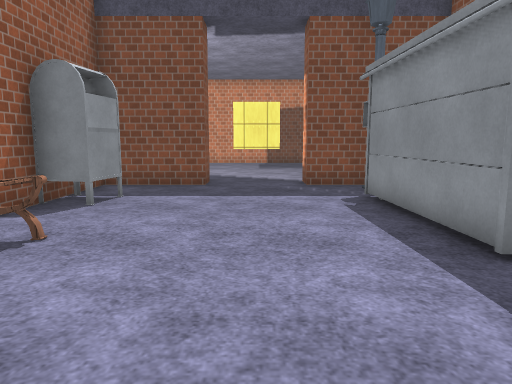
[1] (above)

16 first-person views from a walk through a scene from a Unity 3-D project. The camera is 1.3 m above the floor, tilts 8° down and sees 70° across. The floor is counted in squares, 1 m on a side. Each view is taken from the middle of a square. On the plan, view 1 faces up. The plan holds only what a view shows up to about 15 squares ahead; the rest is blank. The place goes on beyond the plan. The player is left out. Some surface patterns are stand-ins.

[2]
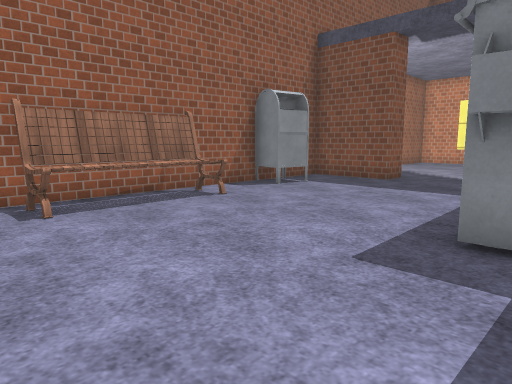

[3]
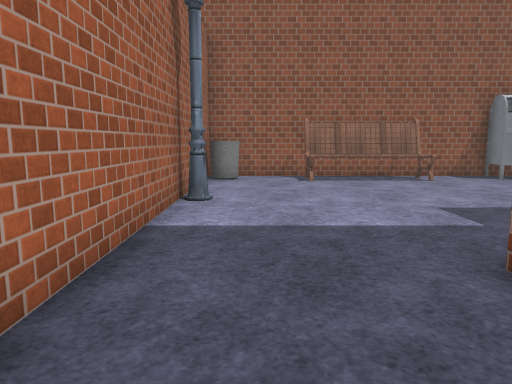

[4]
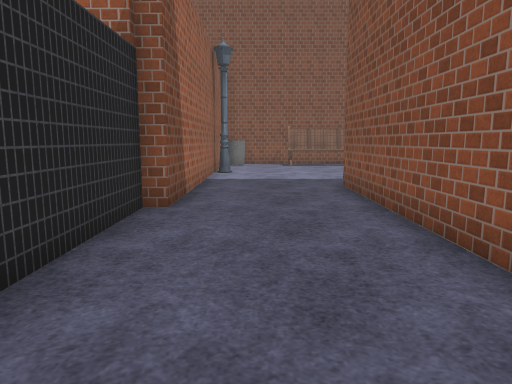

[5]
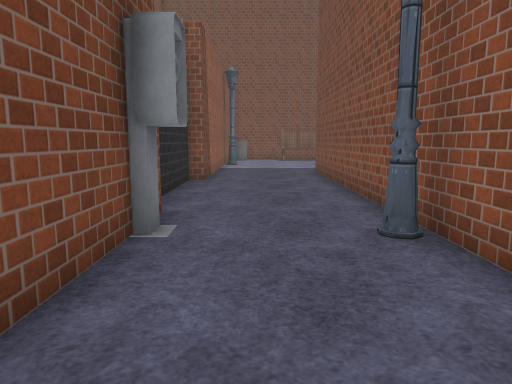

[6]
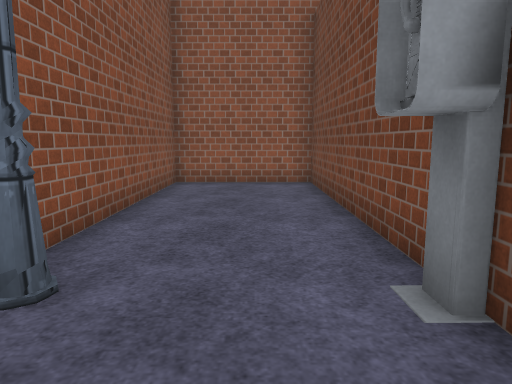

[7]
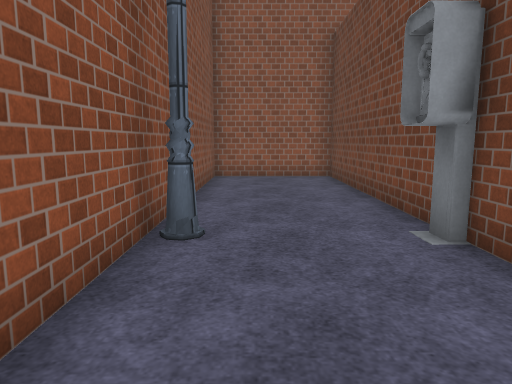

[8]
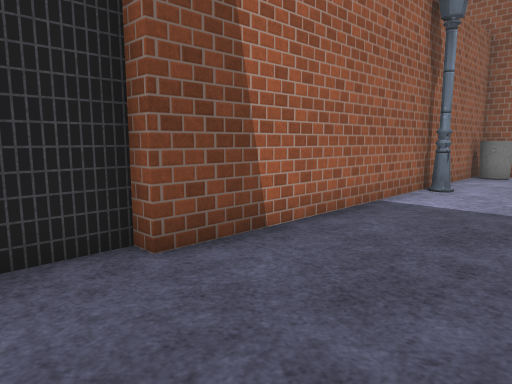

[9]
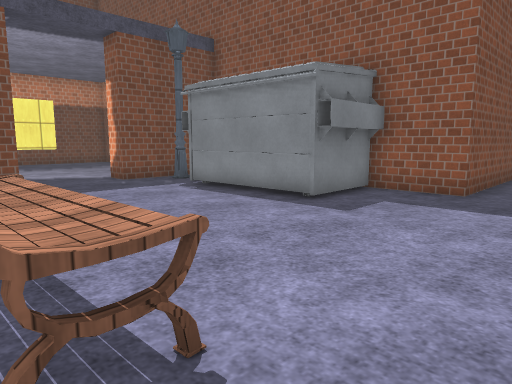

[10]
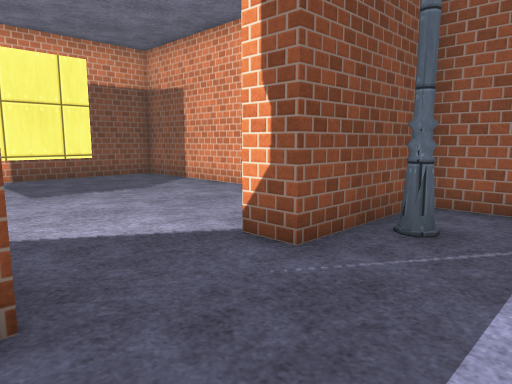

[11]
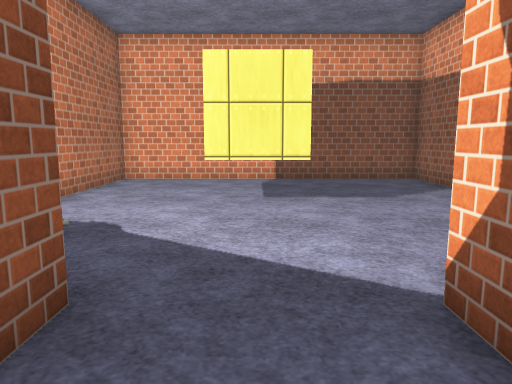

[12]
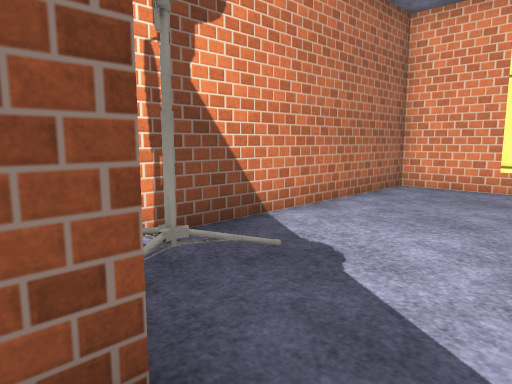

[13]
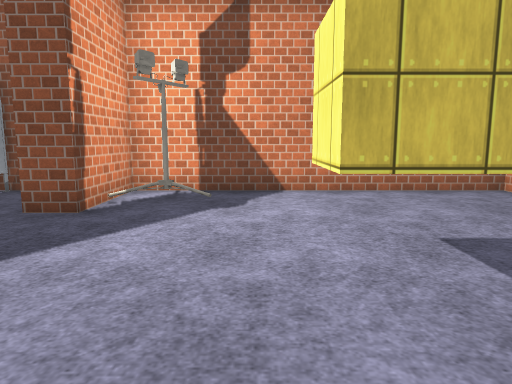

[14]
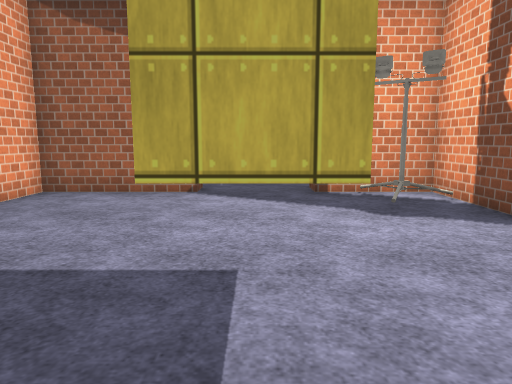

[15]
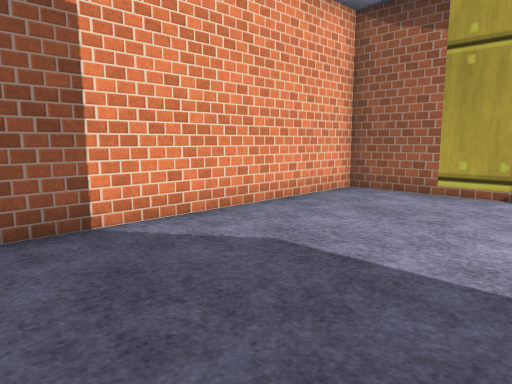

[16]
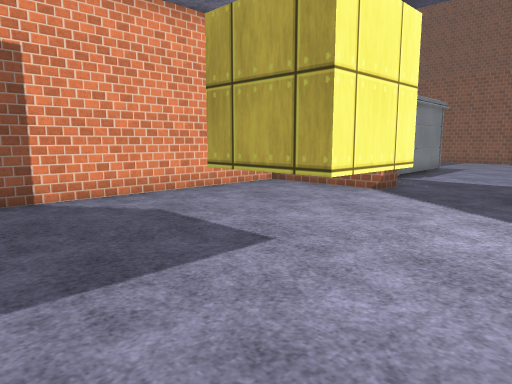

### Floor plan
Key: @ floor where view 1 was taken; # wall or solid block; . floor; / step, stairs or slope; S streetlight; M mailbox; B bench; I bin; O other object.
Columns run from 5 left of view 1 to 25 right of it. Each row starts with its distance up from view 1.
 22 ############
 21 #..........#
 20 #..........#
 19 #..........#
 18 #...OOO....#
 17 #...O O....#
 16 #...OOO....#
 15 #..........#
 14 #./........#
 13 #/O........#
 12 ####...#####
 11 ####...####
 10 #.......S  #
  9 #M......O  #
  8 #MM.....O
  7 #M......O
  6 #.......O
  5 #BB.....O
  4 #BB.....OOO#
  3 #BB........#
  2 #BB........####################
  1 #BB..................S........#
  0 #....@........................#
 -1 #.............................#
 -2 #II...S..............O........#
 -3 ###############################

Where each view was taken, in squares from view 1:
view 1: 0 up, 0 right, facing up
view 2: 1 down, 4 right, facing up-left
view 3: 1 down, 9 right, facing left
view 4: 1 down, 16 right, facing left
view 5: 1 down, 21 right, facing left
view 6: 1 down, 13 right, facing right
view 7: 0 up, 11 right, facing right
view 8: 1 up, 11 right, facing down-left
view 9: 1 down, 4 left, facing up-right
view 10: 8 up, 2 left, facing up-right
view 11: 9 up, 0 right, facing up
view 12: 11 up, 0 right, facing up-left
view 13: 15 up, 5 right, facing left
view 14: 21 up, 0 right, facing down
view 15: 21 up, 0 right, facing down-right
view 16: 21 up, 3 left, facing down-right
